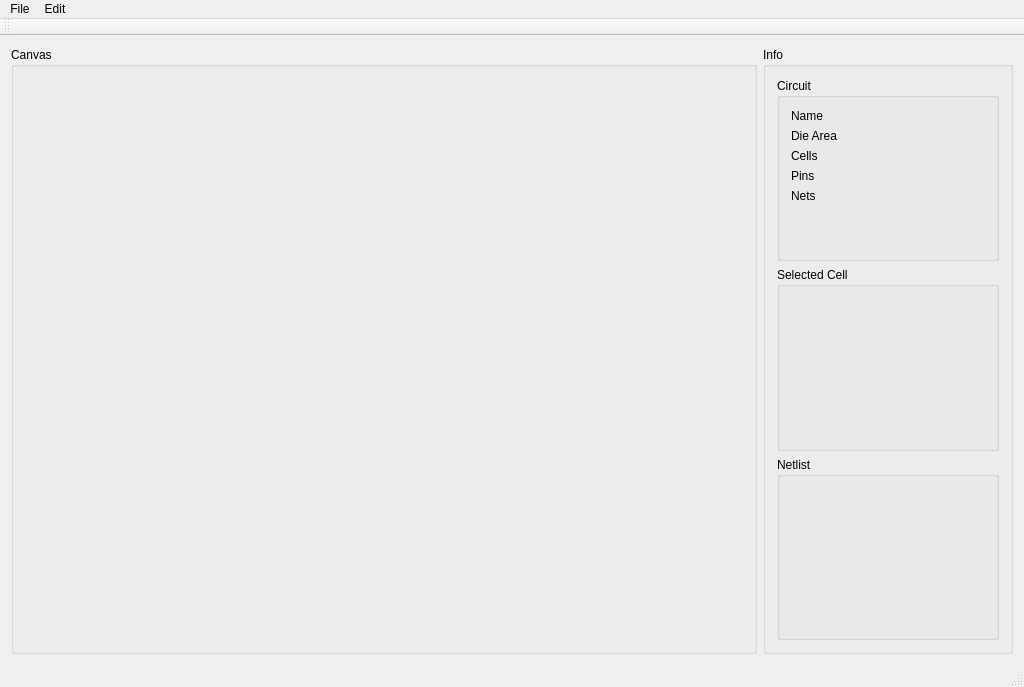
<?xml version="1.0" encoding="UTF-8"?>
<ui version="4.0">
 <class>MainWindow</class>
 <widget class="QMainWindow" name="MainWindow">
  <property name="geometry">
   <rect>
    <x>0</x>
    <y>0</y>
    <width>1024</width>
    <height>687</height>
   </rect>
  </property>
  <property name="focusPolicy">
   <enum>Qt::NoFocus</enum>
  </property>
  <property name="windowTitle">
   <string>MainWindow</string>
  </property>
  <widget class="QWidget" name="centralWidget">
   <layout class="QHBoxLayout" name="horizontalLayout">
    <item>
     <widget class="QGroupBox" name="groupBox">
      <property name="title">
       <string>Canvas</string>
      </property>
     </widget>
    </item>
    <item>
     <widget class="QGroupBox" name="InfoBox">
      <property name="enabled">
       <bool>true</bool>
      </property>
      <property name="sizePolicy">
       <sizepolicy hsizetype="Expanding" vsizetype="Expanding">
        <horstretch>0</horstretch>
        <verstretch>0</verstretch>
       </sizepolicy>
      </property>
      <property name="maximumSize">
       <size>
        <width>250</width>
        <height>16777215</height>
       </size>
      </property>
      <property name="tabletTracking">
       <bool>false</bool>
      </property>
      <property name="autoFillBackground">
       <bool>false</bool>
      </property>
      <property name="title">
       <string>Info</string>
      </property>
      <property name="flat">
       <bool>false</bool>
      </property>
      <layout class="QVBoxLayout" name="verticalLayout">
       <item>
        <widget class="QGroupBox" name="circuit">
         <property name="enabled">
          <bool>true</bool>
         </property>
         <property name="title">
          <string>Circuit</string>
         </property>
         <layout class="QFormLayout" name="formLayout">
          <item row="0" column="0">
           <widget class="QLabel" name="circuitName">
            <property name="text">
             <string>Name</string>
            </property>
           </widget>
          </item>
          <item row="0" column="1">
           <widget class="QLabel" name="circuitName_2">
            <property name="text">
             <string/>
            </property>
           </widget>
          </item>
          <item row="1" column="0">
           <widget class="QLabel" name="circuitDieArea">
            <property name="text">
             <string>Die Area</string>
            </property>
           </widget>
          </item>
          <item row="1" column="1">
           <widget class="QLabel" name="circuitDieArea_2">
            <property name="text">
             <string/>
            </property>
           </widget>
          </item>
          <item row="2" column="0">
           <widget class="QLabel" name="circuitCells">
            <property name="text">
             <string>Cells</string>
            </property>
           </widget>
          </item>
          <item row="2" column="1">
           <widget class="QLabel" name="circuitCells_2">
            <property name="text">
             <string/>
            </property>
           </widget>
          </item>
          <item row="3" column="0">
           <widget class="QLabel" name="circuitPins">
            <property name="text">
             <string>Pins</string>
            </property>
           </widget>
          </item>
          <item row="3" column="1">
           <widget class="QLabel" name="circuitPins_2">
            <property name="text">
             <string/>
            </property>
           </widget>
          </item>
          <item row="4" column="0">
           <widget class="QLabel" name="circuitNets">
            <property name="text">
             <string>Nets</string>
            </property>
           </widget>
          </item>
          <item row="4" column="1">
           <widget class="QLabel" name="circuitNets_2">
            <property name="text">
             <string/>
            </property>
           </widget>
          </item>
         </layout>
        </widget>
       </item>
       <item>
        <widget class="QGroupBox" name="selectedCell">
         <property name="title">
          <string>Selected Cell</string>
         </property>
        </widget>
       </item>
       <item>
        <widget class="QGroupBox" name="netlist">
         <property name="title">
          <string>Netlist</string>
         </property>
        </widget>
       </item>
      </layout>
     </widget>
    </item>
   </layout>
  </widget>
  <widget class="QToolBar" name="mainToolBar">
   <attribute name="toolBarArea">
    <enum>TopToolBarArea</enum>
   </attribute>
   <attribute name="toolBarBreak">
    <bool>false</bool>
   </attribute>
  </widget>
  <widget class="QMenuBar" name="menuBar">
   <property name="geometry">
    <rect>
     <x>0</x>
     <y>0</y>
     <width>1024</width>
     <height>22</height>
    </rect>
   </property>
   <widget class="QMenu" name="menuFile">
    <property name="title">
     <string>File</string>
    </property>
    <widget class="QMenu" name="menuOpen_LEF_DEF">
     <property name="title">
      <string>Open LEF/DEF</string>
     </property>
     <addaction name="actionICCAD_2017"/>
     <addaction name="actionICCAD_2015"/>
    </widget>
    <addaction name="menuOpen_LEF_DEF"/>
    <addaction name="actionQuit"/>
   </widget>
   <widget class="QMenu" name="menuEdit">
    <property name="title">
     <string>Edit</string>
    </property>
    <addaction name="actionPreferences"/>
   </widget>
   <addaction name="menuFile"/>
   <addaction name="menuEdit"/>
  </widget>
  <widget class="QStatusBar" name="statusBar"/>
  <action name="actionICCAD_2017">
   <property name="text">
    <string>ICCAD 2017</string>
   </property>
  </action>
  <action name="actionICCAD_2015">
   <property name="text">
    <string>ICCAD 2015</string>
   </property>
  </action>
  <action name="actionOpen_placement_solution_DEF">
   <property name="text">
    <string>Open placement solution (.DEF)</string>
   </property>
  </action>
  <action name="actionPreferences">
   <property name="text">
    <string>Preferences</string>
   </property>
  </action>
  <action name="actionQuit">
   <property name="text">
    <string>Quit</string>
   </property>
  </action>
 </widget>
 <layoutdefault spacing="6" margin="11"/>
 <resources/>
 <connections/>
</ui>
